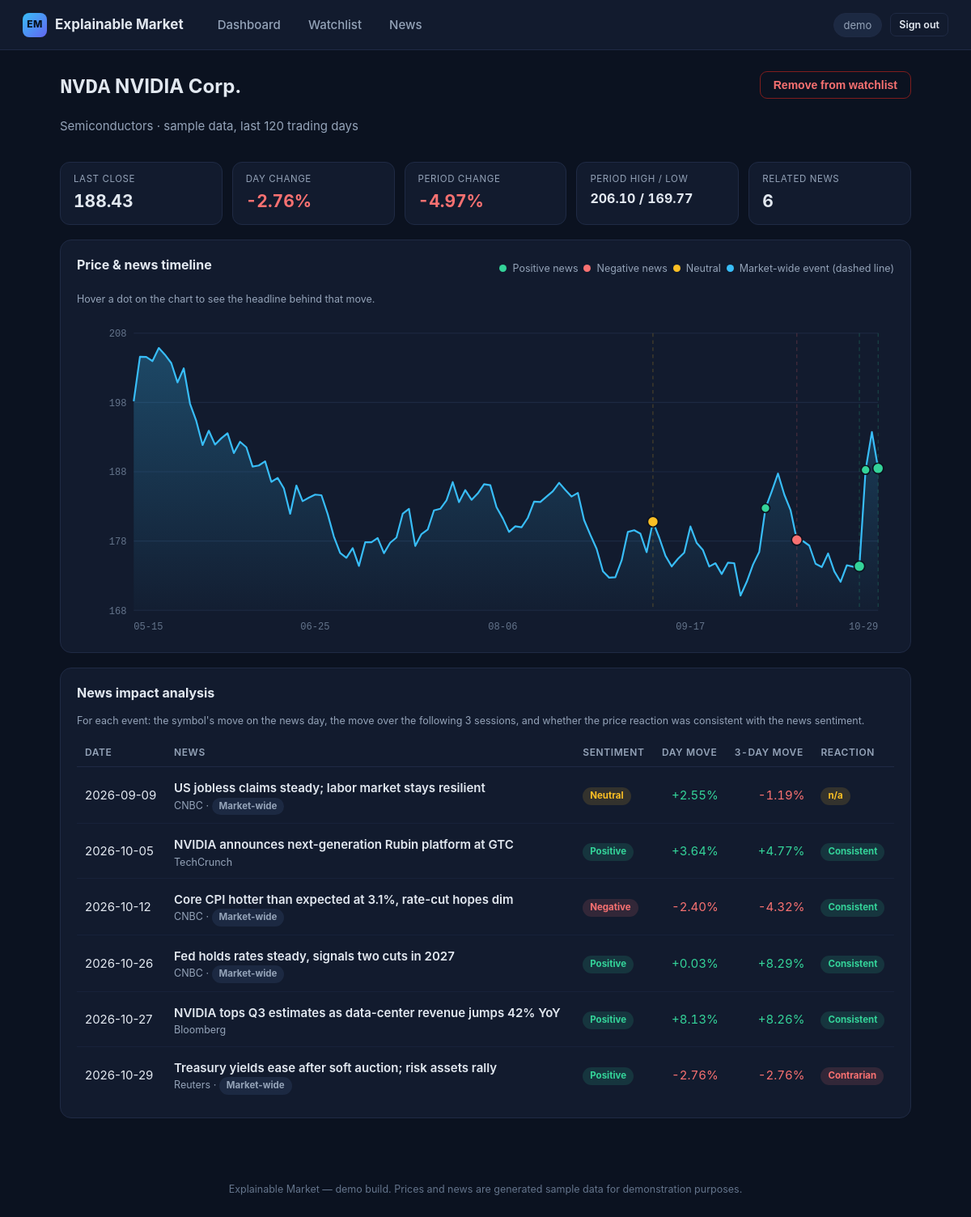
Screenshot of /symbol/NVDA (signed in) with the database file from the repository.
### tables this page shows
CREATE TABLE symbols (
    id     INTEGER PRIMARY KEY AUTOINCREMENT,
    ticker TEXT UNIQUE NOT NULL,
    name   TEXT NOT NULL,
    sector TEXT NOT NULL
);

CREATE TABLE prices (
    id        INTEGER PRIMARY KEY AUTOINCREMENT,
    symbol_id INTEGER NOT NULL REFERENCES symbols(id),
    date      TEXT NOT NULL,
    close     REAL NOT NULL,
    volume    REAL NOT NULL,
    UNIQUE(symbol_id, date)
);

CREATE TABLE news (
    id        INTEGER PRIMARY KEY AUTOINCREMENT,
    headline  TEXT NOT NULL,
    summary   TEXT NOT NULL,
    source    TEXT NOT NULL,
    published TEXT NOT NULL,
    ticker    TEXT,              -- NULL means market-wide event
    sentiment INTEGER NOT NULL,  -- +1 positive / 0 neutral / -1 negative
    magnitude REAL NOT NULL,     -- engineered price impact in percent
    is_market INTEGER NOT NULL DEFAULT 0
);

### app.py (the view)
@app.route("/symbol/<ticker>")
@login_required
def symbol_detail(ticker):
    ticker = ticker.upper()
    sym = db.q1("SELECT * FROM symbols WHERE ticker = ?", (ticker,))
    if not sym:
        flash(f"Unknown symbol: {ticker}", "error")
        return redirect(url_for("dashboard"))
    rows = price_rows(ticker)
    dates = [r["date"] for r in rows]
    closes = [r["close"] for r in rows]
    last, prev = closes[-1], closes[-2]
    change = (last / prev - 1) * 100
    period_change = (closes[-1] / closes[0] - 1) * 100
    news_items = news_for(ticker=ticker)
    news_by_date = {}
    for n in news_items:
        news_by_date.setdefault(n["published"], []).append(n)
    markers = []
    for i, d in enumerate(dates):
        for n in news_by_date.get(d, []):
            markers.append((i, n["sentiment"], n["headline"], bool(n["is_market"])))
    uid = session["user_id"]
    on_watchlist = bool(db.q1(
        """SELECT 1 FROM watchlist w JOIN symbols s ON s.id=w.symbol_id
           WHERE w.user_id=? AND s.ticker=?""", (uid, ticker)))
    impacts = []
    for n in news_items:
        mv = move_around(ticker, n["published"])
        impacts.append({"news": n, "day_move": mv[0] if mv else None,
                        "post_move": mv[1] if mv else None,
                        "consistent": (mv is not None and n["sentiment"] != 0
                                       and (mv[0] > 0) == (n["sentiment"] > 0))})
    impacts.reverse()  # oldest first for the timeline table
    return render_template("symbol.html", sym=sym, close=last, change=change,
                           period_change=period_change, high=max(closes), low=min(closes),
                           chart=charts.price_chart(dates, closes, markers),
                           impacts=impacts, on_watchlist=on_watchlist,
                           news_count=len(news_items))

### app.py (called while the page is built)
def login_required(view):
    @wraps(view)
    def wrapped(*args, **kwargs):
        if "user_id" not in session:
            return redirect(url_for("login", next=request.path))
        return view(*args, **kwargs)
    return wrapped

def price_rows(ticker):
    return db.q("""SELECT p.date, p.close, p.volume FROM prices p
                   JOIN symbols s ON s.id = p.symbol_id
                   WHERE s.ticker = ? ORDER BY p.date""", (ticker,))

def closes_by_date(ticker):
    return {r["date"]: r["close"] for r in price_rows(ticker)}

def move_around(ticker, day, window=3):
    closes = closes_by_date(ticker)
    if day not in closes:
        return None
    dates = sorted(closes)
    i = dates.index(day)
    if i == 0:
        return None
    base = closes[dates[i - 1]]
    day_move = (closes[day] / base - 1) * 100
    post = closes[dates[min(i + window, len(dates) - 1)]] / base - 1
    post_move = post * 100
    return day_move, post_move

def news_for(ticker=None, sentiment=None, limit=200):
    sql = "SELECT * FROM news WHERE 1=1"
    params = []
    if ticker:
        sql += " AND (ticker = ? OR is_market = 1)"
        params.append(ticker)
    if sentiment in (1, 0, -1):
        sql += " AND sentiment = ?"
        params.append(sentiment)
    sql += " ORDER BY published DESC, id DESC LIMIT ?"
    params.append(limit)
    return db.q(sql, params)

@app.template_filter("pct")
def pct(v):
    if v is None:
        return "—"
    return f"{v:+.2f}%"

@app.context_processor
def inject_globals():
    return {"sentiment_label": SENTIMENT_LABEL}

### charts.py (called while the page is built)
def _scale(value, lo, hi, lo_px, hi_px):
    if hi == lo:
        hi = lo + 1
    return lo_px + (value - lo) / (hi - lo) * (hi_px - lo_px)

### db.py (called while the page is built)
def get_conn():
    conn = sqlite3.connect(DB_PATH)
    conn.row_factory = sqlite3.Row
    conn.execute("PRAGMA foreign_keys = ON")
    return conn

def q(sql, params=()):
    conn = get_conn()
    try:
        return conn.execute(sql, params).fetchall()
    finally:
        conn.close()

def q1(sql, params=()):
    rows = q(sql, params)
    return rows[0] if rows else None

### templates/symbol.html (shortened to what this page needs)
{% extends "base.html" %}
{% block content %}
<div class="page-head">
  <div>
    <h1><span class="ticker big">{{ sym.ticker }}</span> {{ sym.name }}</h1>
    <p class="muted">{{ sym.sector }} · sample data, last 120 trading days</p>
  </div>
  <form method="post" action="{{ url_for('watchlist') }}" class="inline-form">
    <button class="btn {{ 'btn-danger' if on_watchlist else 'btn-primary' }}" type="submit">
      {{ 'Remove from watchlist' if on_watchlist else 'Add to watchlist' }}
    </button>
  </form>
</div>
<div class="stat-row">
  <div class="stat"><div class="stat-label">Last close</div>
    <div class="stat-value">{{ "%.2f"|format(close) }}</div></div>
  <div class="stat"><div class="stat-label">Day change</div>
    <div class="stat-value {{ 'pos' if change >= 0 else 'neg' }}">{{ change|pct }}</div></div>
  <div class="stat"><div class="stat-label">Period change</div>
    <div class="stat-value {{ 'pos' if period_change >= 0 else 'neg' }}">{{ period_change|pct }}</div></div>
  <div class="stat"><div class="stat-label">Period high / low</div>
    <div class="stat-value small-num">{{ "%.2f"|format(high) }} / {{ "%.2f"|format(low) }}</div></div>
  <div class="stat"><div class="stat-label">Related news</div>
    <div class="stat-value">{{ news_count }}</div></div>
</div>
<section class="card">
  <div class="card-head">
    <h2>Price &amp; news timeline</h2>
    <div class="legend">
      <span class="dot dot-pos"></span> Positive news
      <span class="dot dot-neg"></span> Negative news
      <span class="dot dot-neutral"></span> Neutral
      <span class="dot dot-market"></span> Market-wide event (dashed line)
    </div>
  </div>
  <p class="muted small">Hover a dot on the chart to see the headline behind that move.</p>
  {{ chart|safe }}
</section>
<section class="card">
  <h2>News impact analysis</h2>
  <p class="muted small">For each event: the symbol's move on the news day, the move over the following 3 sessions,
    and whether the price reaction was consistent with the news sentiment.</p>
  <table class="table">
    <thead><tr>
      <th>Date</th><th>News</th><th>Sentiment</th>
      <th class="num">Day move</th><th class="num">3-day move</th><th>Reaction</th>
    </tr></thead>
    <tbody>
    {% for it in impacts %}
      <tr>
        <td class="nowrap">{{ it.news.published }}</td>
        <td>
          <div class="news-headline">{{ it.news.headline }}</div>
          <div class="muted small">
            {{ it.news.source }}{% if it.news.is_market %} · <span class="badge badge-mute">Market-wide</span>{% endif %}
          </div>
        </td>
        <td>
          <span class="badge badge-{{ 'pos' if it.news.sentiment > 0 else ('neg' if it.news.sentiment < 0 else 'neutral') }}">
            {{ sentiment_label[it.news.sentiment] }}</span>
        </td>
        <td class="num {{ 'pos' if (it.day_move or 0) >= 0 else 'neg' }}">{{ it.day_move|pct }}</td>
        <td class="num {{ 'pos' if (it.post_move or 0) >= 0 else 'neg' }}">{{ it.post_move|pct }}</td>
        <td>
          {% if it.day_move is none %}<span class="muted small">n/a</span>
          {% elif it.news.sentiment == 0 %}<span class="badge badge-neutral">n/a</span>
          {% elif it.consistent %}<span class="badge badge-ok">Consistent</span>
          {% else %}<span class="badge badge-warn">Contrarian</span>
          {% endif %}
        </td>
      </tr>
    {% endfor %}
    </tbody>
  </table>
</section>
{% endblock %}

### static/style.css (style rules this page uses)
:root { --bg: #0b1220; --panel: #121b2e; --panel-2: #0f1728; --border: #1f2a44; --text: #e2e8f0; --muted: #94a3b8; --accent: #38bdf8; --pos: #34d399; --neg: #f87171; --warn: #fbbf24; }
* { box-sizing: border-box; }
html, body { margin: 0; padding: 0; }
body { background: var(--bg); color: var(--text); font: 15px/1.55 -apple-system, BlinkMacSystemFont, "Segoe UI", Roboto, Helvetica, Arial, sans-serif; }
h1 { font-size: 24px; margin: 0 0 4px; }
h2 { font-size: 16px; margin: 0 0 8px; }
.page-head { display: flex; justify-content: space-between; align-items: flex-start; gap: 16px; margin-bottom: 18px; }
.card { background: var(--panel); border: 1px solid var(--border); border-radius: 14px; padding: 18px 20px; margin-bottom: 18px; }
.card-head { display: flex; justify-content: space-between; align-items: center; gap: 12px; flex-wrap: wrap; }
.table { width: 100%; border-collapse: collapse; }
.table th { text-align: left; color: var(--muted); font-size: 12px; font-weight: 600; text-transform: uppercase; letter-spacing: 0.6px; padding: 8px 10px; border-bottom: 1px solid var(--border); }
.table td { padding: 10px; border-bottom: 1px solid #17223a; vertical-align: middle; }
.table tr:last-child td { border-bottom: none; }
.num { text-align: right; font-variant-numeric: tabular-nums; }
.nowrap { white-space: nowrap; }
.btn { display: inline-block; border: 1px solid var(--border); border-radius: 9px; padding: 8px 16px; font-size: 14px; font-weight: 600; cursor: pointer; background: #18233c; color: var(--text); transition: filter .12s ease; }
.btn-danger { background: transparent; border-color: #7f1d1d; color: var(--neg); }
.inline-form { display: inline; }
.badge { display: inline-block; font-size: 11.5px; font-weight: 700; padding: 2px 9px; border-radius: 999px; white-space: nowrap; }
.badge-pos, .badge-ok { background: rgba(52, 211, 153, .14); color: var(--pos); }
.badge-neg, .badge-warn { background: rgba(248, 113, 113, .14); color: var(--neg); }
.badge-neutral { background: rgba(251, 191, 36, .14); color: var(--warn); }
.badge-mute { background: #1c2942; color: var(--muted); }
.muted { color: var(--muted); }
.small { font-size: 12.5px; }
.pos { color: var(--pos); }
.neg { color: var(--neg); }
.ticker { font-weight: 700; font-family: ui-monospace, SFMono-Regular, Menlo, monospace; }
.ticker.big { font-size: 26px; color: var(--text); }
.news-headline { font-weight: 600; margin-top: 4px; }
.stat-row { display: grid; grid-template-columns: repeat(5, 1fr); gap: 12px; margin-bottom: 18px; }
.stat { background: var(--panel); border: 1px solid var(--border); border-radius: 12px; padding: 12px 16px; }
.stat-label { color: var(--muted); font-size: 11.5px; text-transform: uppercase; letter-spacing: 0.6px; }
.stat-value { font-size: 21px; font-weight: 700; font-variant-numeric: tabular-nums; margin-top: 2px; }
.stat-value.small-num { font-size: 16px; }
.price-chart { width: 100%; height: auto; display: block; }
.axis-label { fill: #64748b; font-size: 11px; font-family: ui-monospace, Menlo, monospace; }
.legend { display: flex; align-items: center; gap: 7px; color: var(--muted); font-size: 12.5px; flex-wrap: wrap; }
.dot { width: 9px; height: 9px; border-radius: 50%; display: inline-block; }
.dot-pos { background: var(--pos); }
.dot-neg { background: var(--neg); }
.dot-neutral { background: var(--warn); }
.dot-market { background: var(--accent); }

### rows the page displays
symbols: ticker "NVDA", name "NVIDIA Corp.", sector "Semiconductors"
prices: close "188.43"
prices: close "206.10"
prices: close "169.77"
news: news.published "2026-09-09", news.headline "US jobless claims steady; labor market stays resilient", news.source "CNBC", sentiment "Neutral"
news: news.published "2026-10-05", news.headline "NVIDIA announces next-generation Rubin platform at GTC", news.source "TechCrunch", sentiment "Positive"
news: news.published "2026-10-12", news.headline "Core CPI hotter than expected at 3.1%, rate-cut hopes dim", news.source "CNBC", sentiment "Negative"
news: news.published "2026-10-26", news.headline "Fed holds rates steady, signals two cuts in 2027", news.source "CNBC", sentiment "Positive"
news: news.published "2026-10-27", news.headline "NVIDIA tops Q3 estimates as data-center revenue jumps 42% YoY", news.source "Bloomberg", sentiment "Positive"
news: news.published "2026-10-29", news.headline "Treasury yields ease after soft auction; risk assets rally", news.source "Reuters", sentiment "Positive"

### other values shown
{{ session.username }} "demo"
{{ 'Remove from watchlist' if on_watchlist else 'Add to watchlist' }} "Remove from watchlist"
{{ change|pct }} "-2.76%"
{{ period_change|pct }} "-4.97%"
{{ news_count }} "6"
{{ chart|safe }} "168 178 188 198 208 05-15 06-25 08-06 09-17 10-29"
{{ it.day_move|pct }} "+2.55%" "+3.64%" "-2.40%" "+0.03%" "+8.13%" "-2.76%"
{{ it.post_move|pct }} "-1.19%" "+4.77%" "-4.32%" "+8.29%" "+8.26%" "-2.76%"
